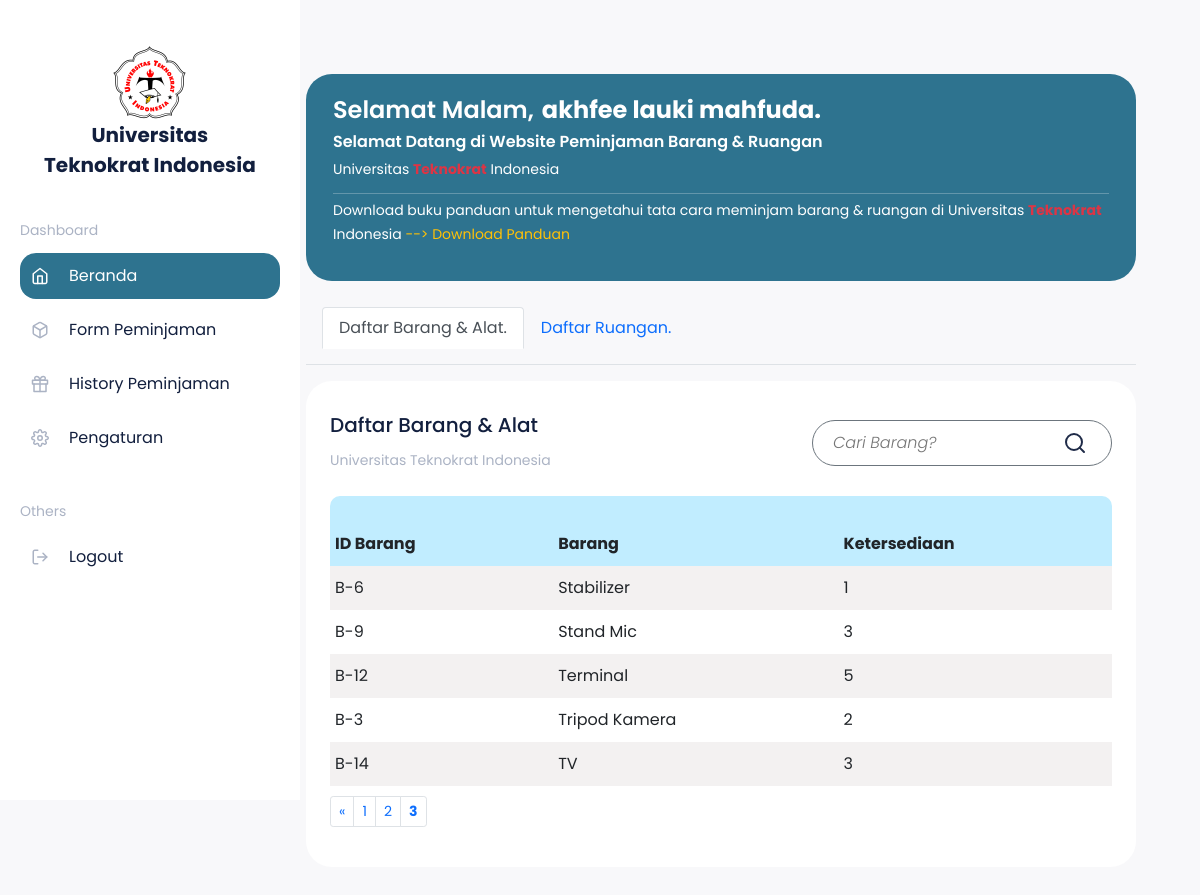
Screenshot of /index.php?halaman1=3 (signed in) with the database file from the repository.
### tables this page shows
CREATE TABLE `tbl_brg` (
  `id_brg` int(11) NOT NULL AUTO_INCREMENT,
  `nama_brg` varchar(255) NOT NULL,
  `jum_ketersediaan` varchar(255) DEFAULT NULL,
  PRIMARY KEY (`id_brg`)
);

### function.php (called while the page is built, shortened)
<?php
$conn = mysqli_connect("localhost", "id20835467_webpeminjamankampus", "?FUG?c95?/\k[%a$", "id20835467_db_ta_web");
function ambildata($query)
{
    global $conn;
    $result = mysqli_query($conn, $query);
    $array = [];
    while ($row = mysqli_fetch_assoc($result)) {
        $array[] = $row;
    }
    return $array;
}

### index.php (the view, shortened to what this page needs)
<?php
require "function.php";
if (isset($_POST["searchruang"])) {
    $searching = $_POST['searchruang'];
    $jumlahdatapage = 5;
    $jumlahdata = count(ambildata("SELECT *FROM tbl_ruangan
    WHERE  nama_ruangan LIKE '%$searching%'
    OR kap_ruangan LIKE '%$searching%'"));
    $jumlahhalaman = ceil($jumlahdata / $jumlahdatapage);
    $halaktif = (isset($_GET["halaman"])) ? $_GET["halaman"] : 1;
    $awaldata = ($jumlahdatapage * $halaktif) - $jumlahdatapage;
    $queryrng = ambildata("SELECT *FROM tbl_ruangan WHERE nama_ruangan LIKE '%$searching%' OR kap_ruangan LIKE '%$searching%' LIMIT $awaldata, $jumlahdatapage");
} else {
    $jumlahdatapage = 5;
    $halaktif = (isset($_GET["halaman"])) ? $_GET["halaman"] : 1;
    $awaldata = ($jumlahdatapage * $halaktif) - $jumlahdatapage;
}
if (isset($_POST["searchbrg"])) {
    $searching = $_POST['searchbrg'];
    $jumlahdatapage1 = 5;
    $jumlahdata1 = count(ambildata("SELECT *FROM tbl_brg
    WHERE  nama_brg LIKE '%$searching%'"));
    $jumlahhalaman1 = ceil($jumlahdata1 / $jumlahdatapage1);
    $halaktif1 = (isset($_GET["halaman1"])) ? $_GET["halaman1"] : 1;
    $awaldata1 = ($jumlahdatapage1 * $halaktif1) - $jumlahdatapage1;
    $querybrg = ambildata("SELECT *FROM tbl_brg WHERE nama_brg LIKE '%$searching%' LIMIT $awaldata, $jumlahdatapage");
} else {
    $jumlahdatapage1 = 5;
    $jumlahdata1 = count(ambildata("SELECT*FROM tbl_brg"));
    $jumlahhalaman1 = ceil($jumlahdata1 / $jumlahdatapage1);
    $halaktif1 = (isset($_GET["halaman1"])) ? $_GET["halaman1"] : 1;
    $awaldata1 = ($jumlahdatapage1 * $halaktif1) - $jumlahdatapage1;
    $querybrg = ambildata("SELECT * FROM tbl_brg ORDER BY nama_brg ASC
LIMIT $awaldata1, $jumlahdatapage1 ");
}
?>
<!doctype html>
<html lang="en">
<head>
    <link href="https://cdn.jsdelivr.net/npm/bootstrap@5.1.3/dist/css/bootstrap.min.css" rel="stylesheet">
    <link rel="stylesheet" href="css/indexx.css">
    <link rel="stylesheet" href="./css/index.css">
</head>
<body>
    <div class="row">
        <div class="col-12 col-lg-3 col-navbar d-none d-xl-block">
            <aside class="sidebar">
                <a href="#" class="sidebar-logo">
                    <div class="d-flex  flex-column align-items-center">
                        <img style="height: 75px;
                        width: 75px;" src="img/UNIVERSITAS TEKNOKRAT.png" alt="">
                        <span>Universitas <br> Teknokrat Indonesia</span>
                    </div>
                </a>
                <h5 class="sidebar-title">Dashboard</h5>
                <a href="#" class="sidebar-item active" onclick="toggleActive(this)">
                    <span>Beranda</span>
                </a>
                <a href="formpeminjaman.php" class="sidebar-item" onclick="toggleActive(this)">
                    <span>Form Peminjaman</span>
                </a>
                <a href="history.php" class="sidebar-item" onclick="toggleActive(this)">
                    <span>History Peminjaman</span>
                </a>
                <a href="Pengaturan.php" class="sidebar-item" onclick="toggleActive(this)">
                    <span>Pengaturan</span>
                </a>
                <h5 class="sidebar-title">Others</h5>
                <a href="logout.php" class="sidebar-item" onclick="toggleActive(this)">
                    <span>Logout</span>
                </a>
            </aside>
        </div>
        <div class="col-12 col-xl-9">
            <div class="nav">
            </div>
            <div class="content">
                <div class="col-12 col-md-8 col-lg-12">
                    <div class="statistics-card text-white" style="  background: #2e738f;">
                        <div class="d-flex justify-content-between align-items-center">
                            <div class="d-flex flex-column justify-content-between align-items-start">
                                <div class="d-flex flex-wrap">
                                    <p class="document-title text-white fw-semibold fs-4" style="margin-right: 8px; " id="showMessage"></p>
                                    <p class="document-title text-white fw-bold fs-4 "> <?php echo $_SESSION['nama'] ?>.</p>
                                </div>
                                <h2 class="document-title document-title text-white">Selamat Datang di Website Peminjaman Barang & Ruangan </h2>
                                <h2 class="content-desc text-white">Universitas <span class="text-danger fw-bold">Teknokrat</span> Indonesia</h2>
                            </div>
                        </div>
                        <hr class="mt-1 mb-1 p-0">
                        <h5 class="content-desc text-white">Download buku panduan untuk mengetahui tata cara meminjam barang & ruangan di Universitas <span class="text-danger fw-bold">Teknokrat</span> Indonesia
                            <a href="pdf/Peminjaman UTI.pdf" target="_blank" class="text-warning" style="text-decoration: none;">
                                --> Download Panduan
                            </a>
                        </h5>
                    </div>
                    <div>
                        <ul class="nav nav-tabs d-flex justify-content-start align-items-start p-3 mb-3" id="myTab" role="tablist">
                            <li class="nav-item" role="presentation">
                                <button class="nav-link active" id="my-tab" data-bs-toggle="tab" data-bs-target="#my-tab-pane" type="button" role="tab" aria-controls="my-tab-pane" aria-selected="false">
                                    Daftar Barang & Alat.
                                </button>
                            </li>
                            <li class="nav-item" role="presentation">
                                <button class="nav-link " id="new-tab" data-bs-toggle="tab" data-bs-target="#new-tab-pane" type="button" role="tab" aria-controls="new-tab-pane" aria-selected="false">
                                    Daftar Ruangan.
                                </button>
                            </li>
                        </ul>
                    </div>
                    <div class="tab-content mt-3" id="myTabContent">
                        <div class="tab-pane fade show active" id="my-tab-pane" role="tabpanel" aria-labelledby="my-tab" tabindex="0">
                            <div class="col-12 col-md-8 col-lg-12">
                                <div class="document-card">
                                    <div class="d-flex justify-content-between flex-wrap ">
                                        <div>
                                            <h2 class="content-title">Daftar Barang & Alat</h2>
                                            <h5 class="content-desc mb-4">Universitas Teknokrat Indonesia</h5>
                                        </div>
                                        <div class="d-flex justify-content-between align-items-center nav-input-container mb-3">
                                            <form action="" method="post">
                                                <div class="nav-input-group border border-secondary border-opacity-25">
                                                    <input id="searchbrg" type="text" class="nav-input" name="searchbrg" placeholder="Cari Barang? " autocomplete="off">
                                                    <button id="btnsearchbrg" class="btn-nav-input" name="btnsearchbrg"><img src="./assets/img/global/search.svg" alt=""></button>
                                                </div>
                                            </form>
                                        </div>
                                    </div>
                                    <div id="tblbrg" class="tbl-scroll">
                                        <table cellspacing="0" class="statistics-card">
                                            <tr class="tr-style">
                                                <th colspan="4">
                                                    <br>
                                                </th>
                                            </tr>
                                            <tr class="tr-style fw-bold">
                                                <td>
                                                    ID Barang
                                                </td>
                                                <td>
                                                    Barang
                                                </td>
                                                <td>
                                                    Ketersediaan
                                                </td>
                                            </tr>
                                            <?php foreach ($querybrg as $row1) : ?>
                                                <tr>
                                                    <td>
                                                        B-<?php echo $row1['id_brg'] ?>
                                                    </td>
                                                    <td>
                                                        <?php echo $row1['nama_brg'] ?>
                                                    </td>
                                                    <td>
                                                        <?php echo $row1['jum_ketersediaan'] ?>
                                                    </td>
                                                </tr>
                                            <?php endforeach; ?>
                                        </table>
                                        <nav aria-label=" Page navigation ">
                                            <ul class=" pagination pagination-sm justify-content">
                                                <?php if ($halaktif1 > 1) : ?>
                                                    <li class="page-item"><a class="page-link" href="?halaman1=<?php echo $halaktif1 - 1 ?>">&laquo</a></li>
                                                <?php endif; ?>
                                                <?php for ($no1 = 1; $no1 <= $jumlahhalaman1; $no1++) : ?>
                                                    <?php if ($no1 == $halaktif1) : ?>
                                                        <li class="page-item"><a class="page-link fw-bold" href="?halaman1=<?php echo $no1 ?>"> <?php echo $no1 ?></a></li>
                                                    <?php else : ?>
                                                        <li class="page-item"><a class="page-link" href="?halaman1=<?php echo $no1 ?>"><?php echo $no1 ?></a></li>
                                                    <?php endif; ?>
                                                <?php endfor; ?>
                                            </ul>
                                        </nav>
                                    </div>
                                </div>
                            </div>
                        </div>
                    </div>
                </div>
            </div>
</body>
</html>

### css/indexx.css (style rules this page uses)
* { font-family: "poppins"; }
.tr-style { background: #c1edff; border-radius: 50%; }
table { border-collapse: collapse; }
table tr td { padding: 10px 50px 10px 5px; }
table th:first-child { border-top-left-radius: 10px; border-top-right-radius: 10px; }
table tr:nth-child(2n + 1):nth-child(n + 3) { background: #f3f1f1; }
table tr:nth-child(2n + 2):nth-child(n + 4) { background: #fff; }

### css/index.css (style rules this page uses)
html, body { font-family: "Poppins"; font-style: normal; background-color: #f8f8fa; overflow-x: hidden; position: relative; }
.btn-statistics, .nav-input, .nav-input-group .btn-nav-input, .nav .btn-notif, #toggle-navbar { background-color: transparent; border: none; outline: none; }
aside { background-color: #fff; padding: 45px 20px 0px 20px; height: 100vh; overflow-y: scroll; position: fixed; top: 0; left: 0; z-index: 2; }
.sidebar-logo { display: flex; justify-content: space-between; align-items: center; text-decoration: none; }
.sidebar-logo span { font-weight: 700; text-align: center; font-size: 20px; color: #121f3e; }
.sidebar-title { font-weight: 400; font-size: 14px; line-height: 21px; color: #abb3c4; margin-top: 40px; margin-bottom: 12px; }
.sidebar-item { text-decoration: none; display: block; background: transparent; height: 46px; border-radius: 16px; padding: 0 11px; margin-bottom: 8px; display: flex; justify-content: flex-start; align-items: center; }
.sidebar-item.active { background: #2e738f; }
.sidebar-item.active span { color: #fff; }
.sidebar-item svg { width: 18px; height: 18px; margin-right: 20px; }
.sidebar-item span { font-weight: 400; font-size: 16px; line-height: 24px; color: #121f3e; }
.col-navbar { transition: 1s; }
.nav { display: flex; justify-content: space-between; align-items: center; flex-wrap: wrap; padding: 50px 14px 24px 14px; }
.nav-input-container { width: 100%; }
.nav-input-group { display: flex; justify-content: space-between; align-items: center; height: 46px; padding: 0 18px; width: 80%; background: #fff; border-radius: 100px; }
.nav-input-group .btn-nav-input { width: auto; }
.nav-input { display: flex; justify-content: flex-start; align-items: center; font-style: italic; font-weight: 300; font-size: 12px; line-height: 18px; color: #abb3c4; width: 100%; }
.content { padding: 10px 14px 24px 14px; }
.content-title { font-weight: 500; font-size: 20px; line-height: 30px; color: #121f3e; }
.content-title:first-of-type { margin-top: 5px; }
.content-desc { font-weight: 400; font-size: 14px; line-height: 24px; color: #abb3c4; }
.statistics-card { width: 100%; padding: 27px; background: #2e738f; border-radius: 26px; margin-bottom: 14px; }
@media (min-width: 1200px) { .statistics-card { margin-bottom: 10px; } }
.document-card { padding: 24px; background: #fff; border-radius: 26px; margin-bottom: 56px; }
.document-title { font-weight: 600; font-size: 16px; line-height: 14px; margin-top: 2px; color: #121f3e; }
@media (min-width: 1200px) { .sidebar-logo { padding: 0 24px; justify-content: center; } }
@media (min-width: 768px) { .nav { flex-wrap: nowrap; } }
@media (min-width: 1200px) { .nav { padding: 50px 64px 24px 0px; } }
@media (min-width: 768px) { .nav-input-container { width: auto; } }
@media (min-width: 768px) { .nav-input-group { width: 300px !important; } }
@media (min-width: 992px) { .nav-input-group { width: 300px; } }
@media (min-width: 1200px) { .nav-input-group { width: 500px; } }
@media (min-width: 576px) { .nav-input { font-weight: 300; font-size: 16px; line-height: 24px; } }
@media (min-width: 1200px) { .content { padding: 0px 64px 0px 0px; } }

### index.php (style rules this page uses)
.sidebar-item.active { background: #2e738f; }

### rows the page displays
tbl_brg: id_brg "6", nama_brg "Stabilizer", jum_ketersediaan "1"
tbl_brg: id_brg "9", nama_brg "Stand Mic", jum_ketersediaan "3"
tbl_brg: id_brg "12", nama_brg "Terminal", jum_ketersediaan "5"
tbl_brg: id_brg "3", nama_brg "Tripod Kamera", jum_ketersediaan "2"
tbl_brg: id_brg "14", nama_brg "TV", jum_ketersediaan "3"

### other values shown
$_SESSION['nama'] "akhfee lauki mahfuda"
